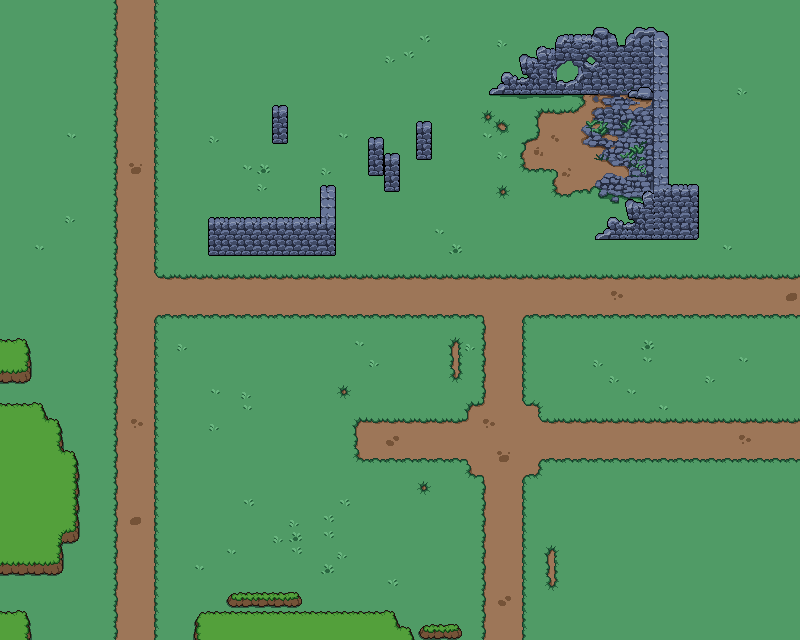

A 2D game scene composited from a Tiled map and its tileset images. What follows is a short description and the map's XML, with each tile layer's data collapsed to a summary:
An orthogonal 50x40 tile map with 16x16 px tiles, 5 tile layers (ground, mountains, walls, upperWalls, ...), 6 tilesets and 40 objects.

<map version="1.10" tiledversion="1.10.2" orientation="orthogonal" renderorder="right-down" width="50" height="40" tilewidth="16" tileheight="16" infinite="0" nextlayerid="9" nextobjectid="68">
 <editorsettings>
  <export target="village.lua" format="lua" />
 </editorsettings>
 <tileset firstgid="1" name="plains" tilewidth="16" tileheight="16" tilecount="72" columns="6">
  <image source="../../assets/sprites/tilesets/plains.png" width="96" height="192" />
 </tileset>
 <tileset firstgid="73" name="walls" tilewidth="16" tileheight="16" tilecount="64" columns="8">
  <image source="../../assets/sprites/tilesets/walls/walls.png" width="128" height="128" />
 </tileset>
 <tileset firstgid="137" name="grass" tilewidth="16" tileheight="16" tilecount="1" columns="1">
  <image source="../../assets/sprites/tilesets/grass.png" width="16" height="16" />
 </tileset>
 <tileset firstgid="138" name="decor_16x16" tilewidth="16" tileheight="16" tilecount="20" columns="4">
  <image source="../../assets/sprites/tilesets/decor_16x16.png" width="64" height="80" />
 </tileset>
 <tileset firstgid="158" name="ruins_bottom" tilewidth="219" tileheight="213" tilecount="1" columns="1">
  <image source="../../assets/sprites/tilesets/ruins_bottom.png" width="219" height="213" />
 </tileset>
 <tileset firstgid="159" name="ruins_top" tilewidth="219" tileheight="213" tilecount="1" columns="1">
  <image source="../../assets/sprites/tilesets/ruins_top.png" width="219" height="213" />
 </tileset>
 <layer id="1" name="ground" width="50" height="40">
  <data>[2000 cells, 2000 non-empty, 18 distinct tile ids]</data>
 </layer>
 <layer id="2" name="mountains" width="50" height="40">
  <data>[2000 cells, 96 non-empty, 14 distinct tile ids]</data>
 </layer>
 <layer id="3" name="walls" width="50" height="40">
  <data>[2000 cells, 27 non-empty, 11 distinct tile ids]</data>
 </layer>
 <objectgroup id="8" name="Player">
  <object id="67" x="136" y="30">
   <point />
  </object>
 </objectgroup>
 <layer id="6" name="upperWalls" width="50" height="40">
  <data>[2000 cells, 13 non-empty, 5 distinct tile ids]</data>
 </layer>
 <layer id="5" name="decor" width="50" height="40">
  <data>[2000 cells, 58 non-empty, 8 distinct tile ids]</data>
 </layer>
 <objectgroup id="4" name="Walls">
  <object id="1" x="207.667" y="222.937" width="127" height="32.0625" />
  <object id="2" x="320.182" y="191.034" width="15.7898" height="25.1477" />
  <object id="3" x="272" y="111.063" width="15.6667" height="32.6042" />
  <object id="4" x="368.333" y="143.037" width="15.6667" height="31.9493" />
  <object id="5" x="384.015" y="159.037" width="16" height="31.9928" />
  <object id="6" x="415.971" y="127.12" width="15.971" height="31.9384" />
  <object id="8" x="-16" y="0" width="16" height="640" />
  <object id="9" x="0" y="-16" width="800" height="16" />
  <object id="10" x="800" y="0" width="16" height="640" />
  <object id="11" x="0" y="640" width="800" height="16" />
  <object id="12" x="-0.25" y="369.25" width="31.25" height="14.25" />
  <object id="14" x="24.875" y="339.375" width="6.25" height="28.5" />
  <object id="15" x="-0.625" y="338.875" width="25.125" height="4" />
  <object id="16" x="0.25" y="402.75" width="42.25" height="3.75" />
  <object id="18" x="41.9565" y="406.652" width="5.82609" height="12.9565" />
  <object id="19" x="47.913" y="417.696" width="12.1739" height="4.13043" />
  <object id="20" x="57.6364" y="422" width="5.63636" height="29" />
  <object id="21" x="60.1818" y="450.909" width="15.3636" height="5.45455" />
  <object id="22" x="72.3636" y="456.727" width="6.36364" height="86.9091" />
  <object id="23" x="59.8182" y="531.818" width="12.1818" height="11.8182" />
  <object id="24" x="56.3636" y="544.273" width="7.18182" height="31.0909" />
  <object id="25" x="-0.272727" y="561.455" width="56.5455" height="14.2727" />
  <object id="26" x="-0.272727" y="611.091" width="27.4545" height="6.09091" />
  <object id="27" x="24.2727" y="617.545" width="6.63636" height="22.6364" />
  <object id="30" x="226.727" y="592.364" width="75.0909" height="18.1818" />
  <object id="33" x="196.667" y="612" width="199" height="6.33333" />
  <object id="34" x="391.125" y="619.125" width="8" height="8.875" />
  <object id="35" x="400.25" y="626.5" width="12.625" height="4.75" />
  <object id="36" x="407.25" y="631" width="7.375" height="11.375" />
  <object id="37" x="416.125" y="624" width="45.75" height="20.125" />
  <object id="39" x="193.625" y="618.5" width="8.25" height="30.75" />
  <object id="52" x="489" y="76.7273" width="179" height="17.606" />
  <object id="53" x="652" y="80.6667" width="18.0833" height="159" />
  <object id="56" x="595" y="222.375" width="103.333" height="17.2917" />
 </objectgroup>
 <objectgroup id="7" name="Enemies">
  <object id="57" x="500.333" y="153.667">
   <point />
  </object>
  <object id="60" x="595.333" y="143.333">
   <point />
  </object>
  <object id="61" x="555.333" y="229.667">
   <point />
  </object>
  <object id="64" x="234.667" y="523.667">
   <point />
  </object>
  <object id="65" x="174.667" y="477.333">
   <point />
  </object>
 </objectgroup>
</map>
